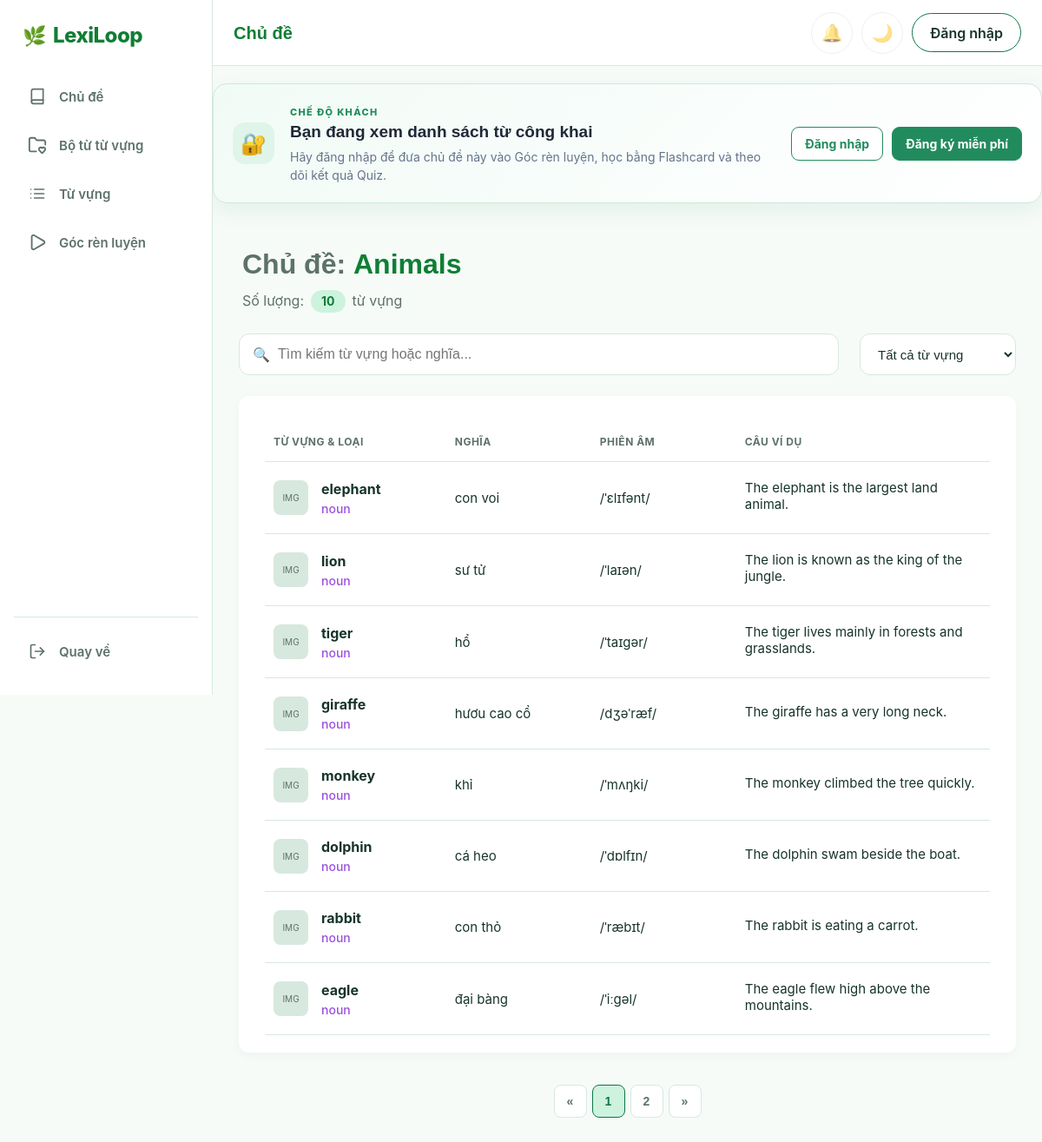
Screenshot of /pages/main/B_DanhSachTuVung.php?topicID=1 with the database file from the repository.
### tables this page shows
CREATE TABLE `Topics` (
  `topicID` int NOT NULL,
  `topicName` varchar(100) NOT NULL,
  `topicDescription` text,
  `category` varchar(20) NOT NULL DEFAULT 'common',
  `created_by` int DEFAULT NULL,
  `topicCreated_at` datetime DEFAULT CURRENT_TIMESTAMP
);

CREATE TABLE `vocabulary` (
  `id` int NOT NULL,
  `topic_id` int DEFAULT NULL,
  `word` varchar(100) NOT NULL,
  `pronunciation` varchar(100) DEFAULT NULL,
  `part_of_speech` varchar(30) DEFAULT NULL,
  `meaning` text NOT NULL,
  `example_sentence` text,
  `created_by` int DEFAULT NULL,
  `created_at` datetime DEFAULT CURRENT_TIMESTAMP,
  `audio_url` varchar(255) DEFAULT NULL
);

### pages/main/B_DanhSachTuVung.php (the view, shortened to what this page needs)
<?php
require_once($_SERVER['DOCUMENT_ROOT'] . "/Connect.php");
$isLoggedIn = isset($_SESSION['user_id']);
$topic_id = isset($_GET['topicID']) ? (int) $_GET['topicID'] : 0;
$sql_topic = "
    SELECT
        topicID,
        topicName,
        topicDescription
    FROM Topics
    WHERE topicID = ?
";
$stmt_topic = mysqli_prepare($link, $sql_topic);
mysqli_stmt_bind_param(
    $stmt_topic,
    "i",
    $topic_id
);
mysqli_stmt_execute($stmt_topic);
$result_topic = mysqli_stmt_get_result($stmt_topic);
$topic = mysqli_fetch_assoc($result_topic);
$sql_count = "
    SELECT COUNT(*) AS word_count
    FROM vocabulary
    WHERE topic_id = ?
";
$stmt_count = mysqli_prepare($link, $sql_count);
mysqli_stmt_bind_param(
    $stmt_count,
    "i",
    $topic_id
);
mysqli_stmt_execute($stmt_count);
$result_count = mysqli_stmt_get_result($stmt_count);
$count_data = mysqli_fetch_assoc($result_count);
$word_count = $count_data['word_count'];
$sql_vocab = "
    SELECT
        id,
        word,
        pronunciation,
        part_of_speech,
        meaning,
        example_sentence,
        audio_url
    FROM vocabulary
    WHERE topic_id = ?
    ORDER BY id ASC
";
$stmt_vocab = mysqli_prepare($link, $sql_vocab);
mysqli_stmt_bind_param(
    $stmt_vocab,
    "i",
    $topic_id
);
mysqli_stmt_execute($stmt_vocab);
$vocab_result = mysqli_stmt_get_result($stmt_vocab);
?>
<!DOCTYPE html>
<html lang="vi">
<head>
    <link rel="stylesheet" type="text/css" href="../../CSS/Style.css">
    <link rel="stylesheet" type="text/css" href="../../CSS/topheader.css">
    <link rel="stylesheet" type="text/css" href="../../CSS/B_DanhSachTuVung.css">
    <link rel="stylesheet" type="text/css" href="../../CSS/responsive.css">
    <link rel="stylesheet" type="text/css" href="../../CSS/guest-preview.css">
</head>
<body>
    <div class="layout-wrapper">
        <?php
        if ($isLoggedIn) {
            include '../../includes/sidebar_user.php';
        } else {
            include '../../includes/sidebar_guest.php';
        }
        ?>
        <main class="main-content">
            <?php
            include '../../includes/topheader.php';
            ?>
            <?php if (!$isLoggedIn): ?>
                <?php
                include '../../includes/guest_invite.php';
                ?>
            <?php endif; ?>
            <div class="content-area">
                <section class="topic-header">
                    <div class="topic-info">
                        <h2 class="topic-name">
                            Chủ đề:
                            <span class="dynamic-text">
                                <?= htmlspecialchars($topic['topicName']) ?>
                            </span>
                        </h2>
                        <p class="topic-count">
                            Số lượng:
                            <span class="dynamic-badge">
                                <?= $word_count ?>
                            </span>
                            từ vựng
                        </p>
                    </div>
                </section>
                <div class="vocabs-toolbar">
                    <div class="vocabs-search">
                        <span class="search-icon" aria-hidden="true">🔍</span>
                        <input type="search" id="vocab-search" name="vocab-search" class="search-input"
                            placeholder="Tìm kiếm từ vựng hoặc nghĩa...">
                    </div>
                    <div class="vocab-filter">
                        <select name="vocab-filter" id="vocab-filter-select">
                            <option value="all">Tất cả từ vựng</option>
                        </select>
                    </div>
                </div>
                <section class="vocab-card">
                    <table class="vocab-table">
                        <thead>
                            <tr>
                                <th class="col-word">TỪ VỰNG & LOẠI</th>
                                <th class="col-meaning">NGHĨA</th>
                                <th class="col-ipa">PHIÊN ÂM</th>
                                <th class="col-example">CÂU VÍ DỤ</th>
                            </tr>
                        </thead>
                        <tbody id="vocab-data-body" class="vocab-data">
                            <?php if (mysqli_num_rows($vocab_result) > 0): ?>
                                <?php while ($vocab = mysqli_fetch_assoc($vocab_result)): ?>
                                    <tr>
                                        <td class="col-word">
                                            <div class="word-info">
                                                <div class="word-img-placeholder">
                                                    IMG
                                                </div>
                                                <div class="word-details">
                                                    <span class="word-name">
                                                        <?= htmlspecialchars($vocab['word']) ?>
                                                    </span>
                                                    <span class="word-type">
                                                        <?= htmlspecialchars($vocab['part_of_speech'] ?? '') ?>
                                                    </span>
                                                </div>
                                            </div>
                                        </td>
                                        <td class="col-meaning">
                                            <?= htmlspecialchars($vocab['meaning']) ?>
                                        </td>
                                        <td class="col-ipa">
                                            <?= htmlspecialchars($vocab['pronunciation'] ?? '') ?>
                                        </td>
                                        <td class="col-example">
                                            <div class="ex-en">
                                                <?= htmlspecialchars($vocab['example_sentence'] ?? '') ?>
                                            </div>
                                        </td>
                                    </tr>
                                <?php endwhile; ?>
                            <?php endif; ?>
                        </tbody>
                    </table>
                </section>
            </div>
        </main>
    </div>
</body>
</html>

### CSS/Style.css (style rules this page uses)
*, *::before, *::after { box-sizing: border-box; }
:root { --color-primary: #0e7748; --color-primary-dark: #0f7e34; --color-primary-light: #cdf2dd; --color-accent: #2563eb; --color-accent-dark: #1d4ed8; --color-accent-light: #eff6ff; --color-warning: #b45309; --color-warning-light: #fff7ed; --color-success: #15803d; --color-danger: #c2413b; --color-danger-light: #fef2f2; --color-background: #f6fbf8; --color-surface: #ffffff; --color-white: #ffffff; --color-border: #d7e8df; --color-text: #17342a; --color-text-muted: #5d7268; --sidebar-width: 245px; --sidebar-width-collapsed: 76px; }
h2 { font-family: Arial, sans-serif; font-size: 32px; font-weight: 600; line-height: 1.3; color: var(--color-text); }
p { margin: 0; font-size: 16px; line-height: 1.6; color: var(--color-text-muted); }
body { margin: 0; padding: 0; background-color: var(--color-background); color: var(--color-text); font-family: -apple-system, BlinkMacSystemFont, "Segoe UI", Roboto, sans-serif; }

### CSS/B_DanhSachTuVung.css (style rules this page uses)
.layout-wrapper { min-height: 100vh; width: 100%; }
.main-content { margin-left: 245px; min-width: 0; display: flex; flex-direction: column; background-color: var(--color-background); }
.content-area { padding: 30px; flex-grow: 1; overflow-y: auto; }
.topic-header { display: flex; justify-content: space-between; align-items: flex-end; margin-bottom: 24px; padding: 0 4px; }
.topic-info { display: flex; flex-direction: column; gap: 8px; }
.topic-name { margin: 0; font-size: 32px; font-weight: 600; color: var(--color-text-muted); }
.topic-name .dynamic-text { font-weight: 800; color: var(--color-primary-dark); }
.topic-count { margin: 0; font-size: 16px; color: var(--color-text-muted); display: flex; align-items: center; gap: 8px; }
.topic-count .dynamic-badge { font-weight: 700; color: var(--color-primary-dark); background-color: var(--color-primary-light); padding: 2px 12px; border-radius: 16px; font-size: 14px; display: inline-block; }
.vocabs-toolbar { display: flex; align-items: center; justify-content: space-between; width: 100%; margin-top: 0; margin-bottom: 24px; gap: 24px; }
.vocabs-search { position: relative; flex: 1; max-width: 1000px; }
.search-icon { position: absolute; left: 16px; top: 50%; transform: translateY(-50%); color: var(--color-text-muted); }
.search-input { width: 100%; height: 48px; padding: 0 16px 0 44px; border: 1px solid var(--color-border); border-radius: 12px; background-color: var(--color-surface); color: var(--color-text); font-size: 16px; outline: none; transition: border-color 0.2s ease, box-shadow 0.2s ease; }
.vocab-filter { display: flex; align-items: center; gap: 12px; flex-shrink: 0; }
.vocab-filter select { min-width: 180px; height: 48px; padding: 0 16px; border: 1px solid var(--color-border); border-radius: 12px; background-color: var(--color-surface); color: var(--color-text); font-size: 15px; cursor: pointer; outline: none; transition: border-color 0.2s ease, box-shadow 0.2s ease; }
.vocab-card { background-color: var(--color-surface); border-radius: 12px; padding: 20px 30px; box-shadow: 0 4px 12px rgba(0, 0, 0, 0.03); }
.vocab-table { width: 100%; border-collapse: collapse; margin-top: 10px; }
.vocab-table th { text-align: left; padding: 15px 10px; color: var(--color-text-muted); font-size: 12px; text-transform: uppercase; letter-spacing: 0.5px; border-bottom: 1px solid var(--color-border); }
.vocab-table td { padding: 20px 10px; border-bottom: 1px solid var(--color-border); vertical-align: middle; }
.word-info { display: flex; align-items: center; gap: 15px; }
.word-img-placeholder { width: 40px; height: 40px; background-color: var(--color-border); border-radius: 8px; display: flex; align-items: center; justify-content: center; font-size: 10px; color: var(--color-text-muted); }
.word-details { display: flex; flex-direction: column; }
.word-name { font-weight: 700; font-size: 16px; color: var(--color-text); margin-bottom: 4px; }
.word-type { font-size: 14px; color: #9b51e0; font-weight: 500; }
.col-meaning, .col-ipa { font-size: 15px; color: var(--color-text); }
.ex-en { font-size: 15px; color: var(--color-text); margin-bottom: 4px; }
.col-word { width: 25%; }
.col-meaning { width: 20%; }
.col-ipa { width: 20%; }
.col-example { width: 35%; }

### CSS/responsive.css (style rules this page uses)
*, *::before, *::after { box-sizing: border-box; }
.flex-item, .main-content, .page-content, .content-area, [class*="_NoiDung"], [class*="_Panel"] { min-width: 0; }
p, h1, h2, h3, h4, a, button, label, td, th { overflow-wrap: anywhere; }

### rows the page displays
topics: topicName "Animals"
vocabulary: word "elephant", part_of_speech "noun", meaning "con voi", pronunciation "/ˈɛlɪfənt/", example_sentence "The elephant is the largest land animal."
vocabulary: word "lion", part_of_speech "noun", meaning "sư tử", pronunciation "/ˈlaɪən/", example_sentence "The lion is known as the king of the jungle."
vocabulary: word "tiger", part_of_speech "noun", meaning "hổ", pronunciation "/ˈtaɪɡər/", example_sentence "The tiger lives mainly in forests and grasslands."
vocabulary: word "giraffe", part_of_speech "noun", meaning "hươu cao cổ", pronunciation "/dʒəˈræf/", example_sentence "The giraffe has a very long neck."
vocabulary: word "monkey", part_of_speech "noun", meaning "khỉ", pronunciation "/ˈmʌŋki/", example_sentence "The monkey climbed the tree quickly."
vocabulary: word "dolphin", part_of_speech "noun", meaning "cá heo", pronunciation "/ˈdɒlfɪn/", example_sentence "The dolphin swam beside the boat."
vocabulary: word "rabbit", part_of_speech "noun", meaning "con thỏ", pronunciation "/ˈræbɪt/", example_sentence "The rabbit is eating a carrot."
vocabulary: word "eagle", part_of_speech "noun", meaning "đại bàng", pronunciation "/ˈiːɡəl/", example_sentence "The eagle flew high above the mountains."

### other values shown
$headerTitle "Chủ đề"
$guestInviteTitle "Bạn đang xem danh sách từ công khai"
$guestInviteMessage "Hãy đăng nhập để đưa chủ đề này vào Góc rèn luyện, học bằng Flashcard và theo dõi kết quả Quiz."
$word_count "10"
